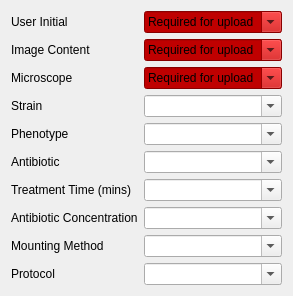
          <widget class="QWidget" name="experiment_metadata">
           <attribute name="title">
            <string>Experiment Metadata</string>
           </attribute>
           <layout class="QVBoxLayout" name="verticalLayout_9">
            <item>
             <layout class="QFormLayout" name="image_metadata_controls">
              <item row="0" column="0">
               <widget class="QLabel" name="label_65">
                <property name="text">
                 <string>User Initial</string>
                </property>
               </widget>
              </item>
              <item row="0" column="1">
               <widget class="QComboBox" name="upload_initial">
                <property name="enabled">
                 <bool>true</bool>
                </property>
                <property name="styleSheet">
                 <string notr="true">background-color: rgb(191, 0, 0);</string>
                </property>
                <property name="editable">
                 <bool>true</bool>
                </property>
                <item>
                 <property name="text">
                  <string>Required for upload</string>
                 </property>
                </item>
               </widget>
              </item>
              <item row="1" column="0">
               <widget class="QLabel" name="label_74">
                <property name="text">
                 <string>Image Content</string>
                </property>
               </widget>
              </item>
              <item row="1" column="1">
               <widget class="QComboBox" name="upload_content">
                <property name="enabled">
                 <bool>true</bool>
                </property>
                <property name="styleSheet">
                 <string notr="true">background-color: rgb(191, 0, 0);</string>
                </property>
                <property name="editable">
                 <bool>true</bool>
                </property>
                <item>
                 <property name="text">
                  <string>Required for upload</string>
                 </property>
                </item>
               </widget>
              </item>
              <item row="2" column="0">
               <widget class="QLabel" name="label_75">
                <property name="text">
                 <string>Microscope</string>
                </property>
               </widget>
              </item>
              <item row="2" column="1">
               <widget class="QComboBox" name="upload_microscope">
                <property name="enabled">
                 <bool>true</bool>
                </property>
                <property name="styleSheet">
                 <string notr="true">background-color: rgb(191, 0, 0);</string>
                </property>
                <property name="editable">
                 <bool>true</bool>
                </property>
                <item>
                 <property name="text">
                  <string>Required for upload</string>
                 </property>
                </item>
               </widget>
              </item>
              <item row="5" column="0">
               <widget class="QLabel" name="label_76">
                <property name="text">
                 <string>Antibiotic</string>
                </property>
               </widget>
              </item>
              <item row="5" column="1">
               <widget class="QComboBox" name="upload_antibiotic">
                <property name="enabled">
                 <bool>true</bool>
                </property>
                <property name="editable">
                 <bool>true</bool>
                </property>
               </widget>
              </item>
              <item row="6" column="0">
               <widget class="QLabel" name="label_77">
                <property name="text">
                 <string>Treatment Time (mins)</string>
                </property>
               </widget>
              </item>
              <item row="6" column="1">
               <widget class="QComboBox" name="upload_treatmenttime">
                <property name="enabled">
                 <bool>true</bool>
                </property>
                <property name="editable">
                 <bool>true</bool>
                </property>
                <item>
                 <property name="text">
                  <string/>
                 </property>
                </item>
               </widget>
              </item>
              <item row="7" column="0">
               <widget class="QLabel" name="label_78">
                <property name="text">
                 <string>Antibiotic Concentration</string>
                </property>
               </widget>
              </item>
              <item row="7" column="1">
               <widget class="QComboBox" name="upload_abxconcentration">
                <property name="enabled">
                 <bool>true</bool>
                </property>
                <property name="editable">
                 <bool>true</bool>
                </property>
               </widget>
              </item>
              <item row="8" column="0">
               <widget class="QLabel" name="label_79">
                <property name="text">
                 <string>Mounting Method</string>
                </property>
               </widget>
              </item>
              <item row="8" column="1">
               <widget class="QComboBox" name="upload_mount">
                <property name="enabled">
                 <bool>true</bool>
                </property>
                <property name="editable">
                 <bool>true</bool>
                </property>
                <item>
                 <property name="text">
                  <string/>
                 </property>
                </item>
                <item>
                 <property name="text">
                  <string>Agarose</string>
                 </property>
                </item>
                <item>
                 <property name="text">
                  <string>Chitosan</string>
                 </property>
                </item>
               </widget>
              </item>
              <item row="9" column="0">
               <widget class="QLabel" name="label_80">
                <property name="text">
                 <string>Protocol</string>
                </property>
               </widget>
              </item>
              <item row="9" column="1">
               <widget class="QComboBox" name="upload_protocol">
                <property name="enabled">
                 <bool>true</bool>
                </property>
                <property name="editable">
                 <bool>true</bool>
                </property>
                <item>
                 <property name="text">
                  <string/>
                 </property>
                </item>
               </widget>
              </item>
              <item row="4" column="1">
               <widget class="QComboBox" name="upload_phenotype">
                <property name="editable">
                 <bool>true</bool>
                </property>
                <item>
                 <property name="text">
                  <string/>
                 </property>
                </item>
                <item>
                 <property name="text">
                  <string>Untreated</string>
                 </property>
                </item>
                <item>
                 <property name="text">
                  <string>Treated</string>
                 </property>
                </item>
                <item>
                 <property name="text">
                  <string>Treated Sensitive</string>
                 </property>
                </item>
                <item>
                 <property name="text">
                  <string>Treated Resistant</string>
                 </property>
                </item>
               </widget>
              </item>
              <item row="4" column="0">
               <widget class="QLabel" name="label_41">
                <property name="text">
                 <string>Phenotype</string>
                </property>
               </widget>
              </item>
              <item row="3" column="0">
               <widget class="QLabel" name="label_42">
                <property name="text">
                 <string>Strain</string>
                </property>
               </widget>
              </item>
              <item row="3" column="1">
               <widget class="QComboBox" name="upload_strain">
                <property name="editable">
                 <bool>true</bool>
                </property>
                <item>
                 <property name="text">
                  <string/>
                 </property>
                </item>
                <item>
                 <property name="text">
                  <string>MG1655</string>
                 </property>
                </item>
               </widget>
              </item>
             </layout>
            </item>
           </layout>
          </widget>
